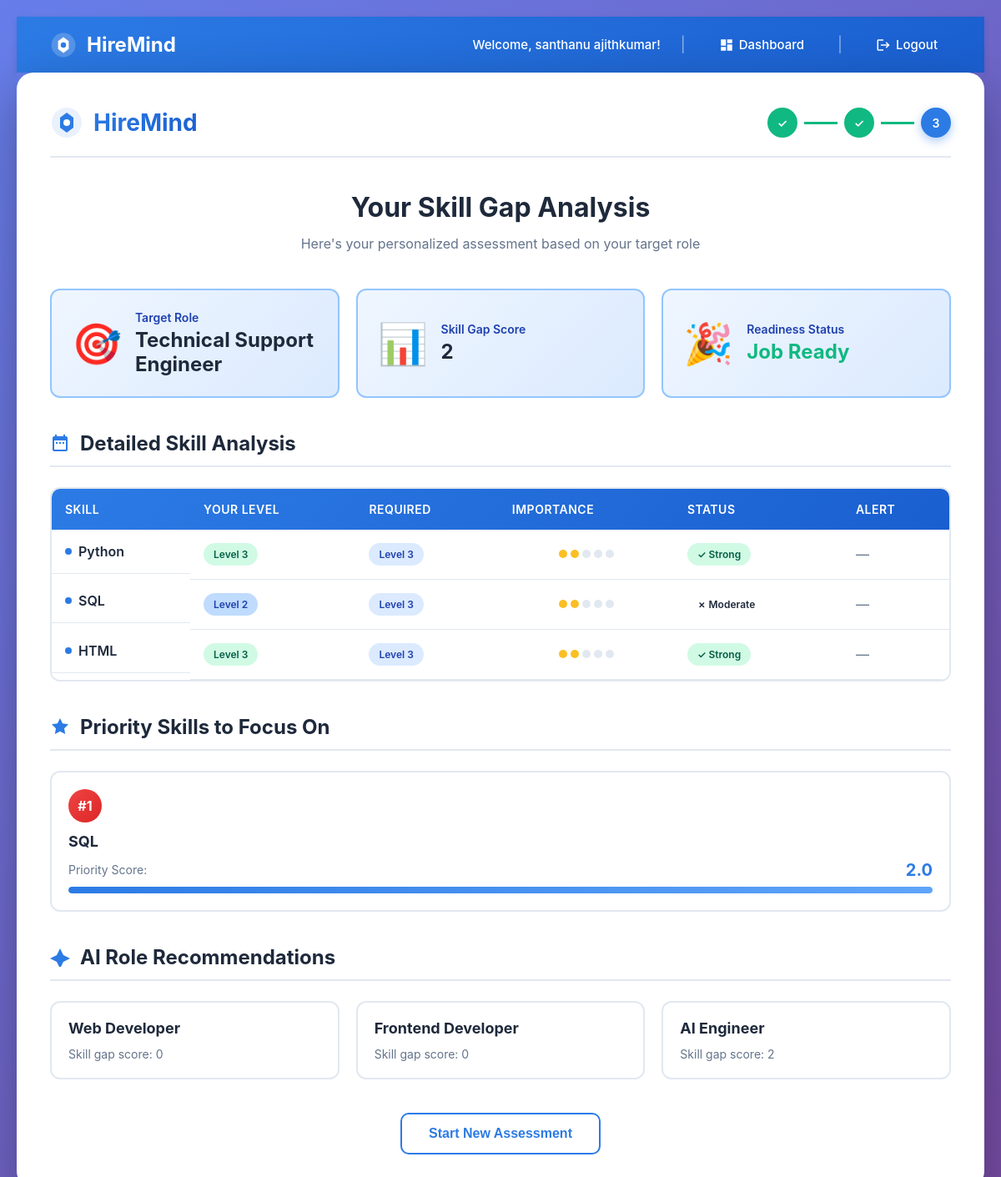
Screenshot of /assessment/4 (signed in) with the database file from the repository.
### tables this page shows
CREATE TABLE assessments (
            id INTEGER PRIMARY KEY AUTOINCREMENT,
            user_id INTEGER,
            job_role TEXT,
            total_gap INTEGER,
            readiness TEXT,
            created_at TEXT,
            FOREIGN KEY (user_id) REFERENCES users(id)
        );

CREATE TABLE job_skills (
            id INTEGER PRIMARY KEY AUTOINCREMENT,
            role_id INTEGER,
            skill_name TEXT,
            weight INTEGER,
            FOREIGN KEY (role_id) REFERENCES job_roles(id)
        );

### app.py (the view)
@app.route('/assessment/<int:assessment_id>')
def view_assessment(assessment_id):
    if 'user_id' not in session:
        return redirect(url_for('login'))
    conn = sqlite3.connect("hiremind.db")
    cursor = conn.cursor()
    cursor.execute("""
        SELECT job_role, total_gap, readiness
        FROM assessments
        WHERE id = ? AND user_id = ?
    """, (assessment_id, session['user_id']))
    assessment = cursor.fetchone()
    if not assessment:
        conn.close()
        return "Assessment not found"
    job_role, total_gap, readiness = assessment
    cursor.execute("""
        SELECT skill_name, user_level
        FROM user_skills
        WHERE assessment_id = ?
    """, (assessment_id,))
    rows = cursor.fetchall()
    conn.close()
    user_skills = {row[0]: row[1] for row in rows}
    job_requirements = get_job_requirements(job_role)
    total_gap, gap_details, extra_features = calculate_skill_gap(
        user_skills,
        job_requirements
    )
    recommendations = generate_recommendations(gap_details)
    role_suggestions = recommend_roles(user_skills)
    return render_template(
        "result.html",
        job_role=job_role,
        total_gap=total_gap,
        readiness=readiness,
        gap_details=gap_details,
        recommendations=recommendations,
        role_suggestions=role_suggestions
    )

### app.py (called while the page is built)
def get_job_requirements(role):
    conn = sqlite3.connect("hiremind.db")
    cursor = conn.cursor()
    cursor.execute("""
    SELECT js.skill_name, js.weight
    FROM job_roles jr
    JOIN job_skills js ON jr.id = js.role_id
    WHERE jr.role_name = ?
    """, (role,))
    rows = cursor.fetchall()
    conn.close()
    return {row[0]: row[1] for row in rows}

def generate_recommendations(gap_details):
    recs = []
    for d in gap_details:
        if d['status'] != "Strong":
            priority = (3 - d['user_level']) * d['weight']
            recs.append({"skill": d['skill'], "priority": priority})
    return sorted(recs, key=lambda x: x['priority'], reverse=True)

def recommend_roles(user_skills):
    roles = []
    with open('data/job_roles.csv', newline='') as f:
        reader = csv.DictReader(f)
        job_requirements = {}
        for row in reader:
            role = row['job_role']
            skill = row['skill']
            weight = int(row['weight'])
            if role not in job_requirements:
                job_requirements[role] = {}
            job_requirements[role][skill] = weight
    for role, req in job_requirements.items():
        total_gap, _, _ = calculate_skill_gap(user_skills, req)
        roles.append({
            "role": role,
            "gap": total_gap
        })
    roles.sort(key=lambda x: x["gap"])
    return roles[:3]

### templates/result.html (shortened to what this page needs)
{% extends "base.html" %}
{% block content %}
<head>
    <link rel="stylesheet" href="{{ url_for('static', filename='style.css') }}">
</head>
<body>
<div class="container">
    <div class="header">
        <div class="logo">
            <svg width="40" height="40" viewBox="0 0 40 40" fill="none">
                <circle cx="20" cy="20" r="18" fill="#2C7BE5" opacity="0.1"/>
                <path d="M20 8L28 14V26L20 32L12 26V14L20 8Z" fill="#2C7BE5"/>
                <circle cx="20" cy="20" r="4" fill="white"/>
            </svg>
            <h1>HireMind</h1>
        </div>
        <div class="step-indicator">
            <div class="step completed">✓</div>
            <div class="step-line completed"></div>
            <div class="step completed">✓</div>
            <div class="step-line completed"></div>
            <div class="step active">3</div>
        </div>
    </div>
    <div class="content-header">
        <h2>Your Skill Gap Analysis</h2>
        <p class="subtitle">Here's your personalized assessment based on your target role</p>
    </div>
    <div id="celebration-container"></div>
    <div class="results-summary">
        <div class="summary-card">
            <div class="card-icon">🎯</div>
            <div class="card-content">
                <div class="card-label">Target Role</div>
                <div class="card-value">{{ job_role }}</div>
            </div>
        </div>
        <div class="summary-card">
            <div class="card-icon">📊</div>
            <div class="card-content">
                <div class="card-label">Skill Gap Score</div>
                <div class="card-value">{{ total_gap }}</div>
            </div>
        </div>
        <div class="summary-card readiness-card">
            <div class="card-icon">
                {% if "Job Ready" in readiness %}🎉
                {% elif "Almost Ready" in readiness %}⚡
                {% else %}📚
                {% endif %}
            </div>
            <div class="card-content">
                <div class="card-label">Readiness Status</div>
                    <div class="card-value readiness-{{ readiness.replace(' ', '-') }}">
                        {{ readiness }}
                    </div>
            </div>
        </div>
    </div>
    <div class="section">
        <h3 class="section-title">
            <svg width="24" height="24" viewBox="0 0 24 24" fill="currentColor">
                <path d="M9 11H7v2h2v-2zm4 0h-2v2h2v-2zm4 0h-2v2h2v-2zm2-7h-1V2h-2v2H8V2H6v2H5c-1.11 0-1.99.9-1.99 2L3 20c0 1.1.89 2 2 2h14c1.1 0 2-.9 2-2V6c0-1.1-.9-2-2-2zm0 16H5V9h14v11z"/>
            </svg>
            Detailed Skill Analysis
        </h3>
        <div class="table-container">
            <table class="modern-table">
                <thead>
                    <tr>
                        <th>Skill</th>
                        <th>Your Level</th>
                        <th>Required</th>
                        <th>Importance</th>
                        <th>Status</th>
                        <th>Alert</th>
                    </tr>
                </thead>
                <tbody>
                    {% for row in gap_details %}
                    <tr>
                        <td class="skill-name">
                            <span class="skill-dot"></span>
                            {{ row.skill }}
                        </td>
                        <td>
                            <div class="level-badge level-{{ row.user_level }}">
                                Level {{ row.user_level }}
                            </div>
                        </td>
                        <td>
                            <div class="level-badge required">
                                Level {{ row.required_level }}
                            </div>
                        </td>
                        <td>
                            <div class="importance-indicator">
                                {% for i in range(row.weight|int) %}
                                <span class="importance-dot filled"></span>
                                {% endfor %}
                                {% for i in range(5 - row.weight|int) %}
                                <span class="importance-dot"></span>
                                {% endfor %}
                            </div>
                        </td>
                        <td>
                            <span class="status-badge status-{{ row.status }}">
                                {% if row.status == "Strong" %}✓
                                {% elif row.status == "Weak" %}!
                                {% else %}✗
                                {% endif %}
                                {{ row.status }}
                            </span>
                        </td>
                        <td>
                            {% if row.critical %}
                            <span style="
                            background:#fee2e2;
                            color:#991b1b;
                            padding:6px 12px;
                            border-radius:20px;
                            font-size:12px;
                            font-weight:600;
                            ">
                            ⚠ Critical Skill
                            </span>
                            {% else %}
                            <span style="color:#64748b;">—</span>
                            {% endif %}
                        </td>
                    </tr>
                    {% endfor %}
                </tbody>
            </table>
        </div>
    </div>
    <div class="section">
        <h3 class="section-title">
            <svg width="24" height="24" viewBox="0 0 24 24" fill="currentColor">
                <path d="M12 2l3.09 6.26L22 9.27l-5 4.87 1.18 6.88L12 17.77l-6.18 3.25L7 14.14 2 9.27l6.91-1.01L12 2z"/>
            </svg>
            Priority Skills to Focus On
        </h3>
        {% if recommendations %}
        <div class="recommendations-grid">
            {% for rec in recommendations %}
            <div class="recommendation-card">
                <div class="rec-priority">
                    <div class="priority-badge priority-{{ loop.index }}">
                        #{{ loop.index }}
                    </div>
                </div>
                <div class="rec-content">
                    <h4>{{ rec.skill }}</h4>
                    <div class="rec-score">
                        <span class="score-label">Priority Score:</span>
                        <span class="score-value">{{ "%.1f"|format(rec.priority) }}</span>
                    </div>
                    <div class="rec-progress">
                        <div class="progress-bar" style="width: {{ (rec.priority / recommendations[0].priority * 100) | int }}%"></div>
                    </div>
                </div>
            </div>
            {% endfor %}
        </div>
        {% else %}
        <div class="success-message">
            <div class="success-icon">🎉</div>
            <h4>Congratulations!</h4>
            <p>You already meet all required skill levels for this role. You're job ready!</p>
        </div>
        {% endif %}
    </div>
    <div class="section">
    <h3 class="section-title">
    <svg width="24" height="24" viewBox="0 0 24 24" fill="currentColor">
    <path d="M12 2l4 8 8 4-8 4-4 8-4-8-8-4 8-4z"/>
    </svg>
    AI Role Recommendations
    </h3>
    <div class="recommendations-grid">
    {% for r in role_suggestions %}
    <div class="recommendation-card">
    <div class="rec-content">
    <h4>{{ r.role }}</h4>
    <p style="color:#64748b;font-size:14px;">
    Skill gap score: {{ r.gap }}
    </p>
    </div>
    </div>
    {% endfor %}
    </div>
    </div>
    <div class="button-container">
        <button onclick="window.location.href='/'" class="btn-secondary">
            Start New Assessment
        </button>
    </div>
</div>
{% endblock %}

### templates/base.html (style rules this page uses)
body { margin: 0; padding: 0; }

### rows the page displays
assessments: job_role "Technical Support Engineer", readiness "Job Ready"
job_skills: skill "Python", user_level "3", required_level "3", weight 2 (drawn), status "Strong"
job_skills: skill "SQL", user_level "2", required_level "3", status "Moderate", priority "2.0", {{ (rec.priority / recommendations[0].priority * 100) | int }} 100 (drawn)
job_skills: skill "HTML", user_level "3", required_level "3", weight 2 (drawn), status "Strong"

### other values shown
{{ session['username'] }} "santhanu ajithkumar"
{{ total_gap }} "2"
{{ r.role }} "Web Developer" "Frontend Developer" "AI Engineer"
{{ r.gap }} "0" "0" "2"
